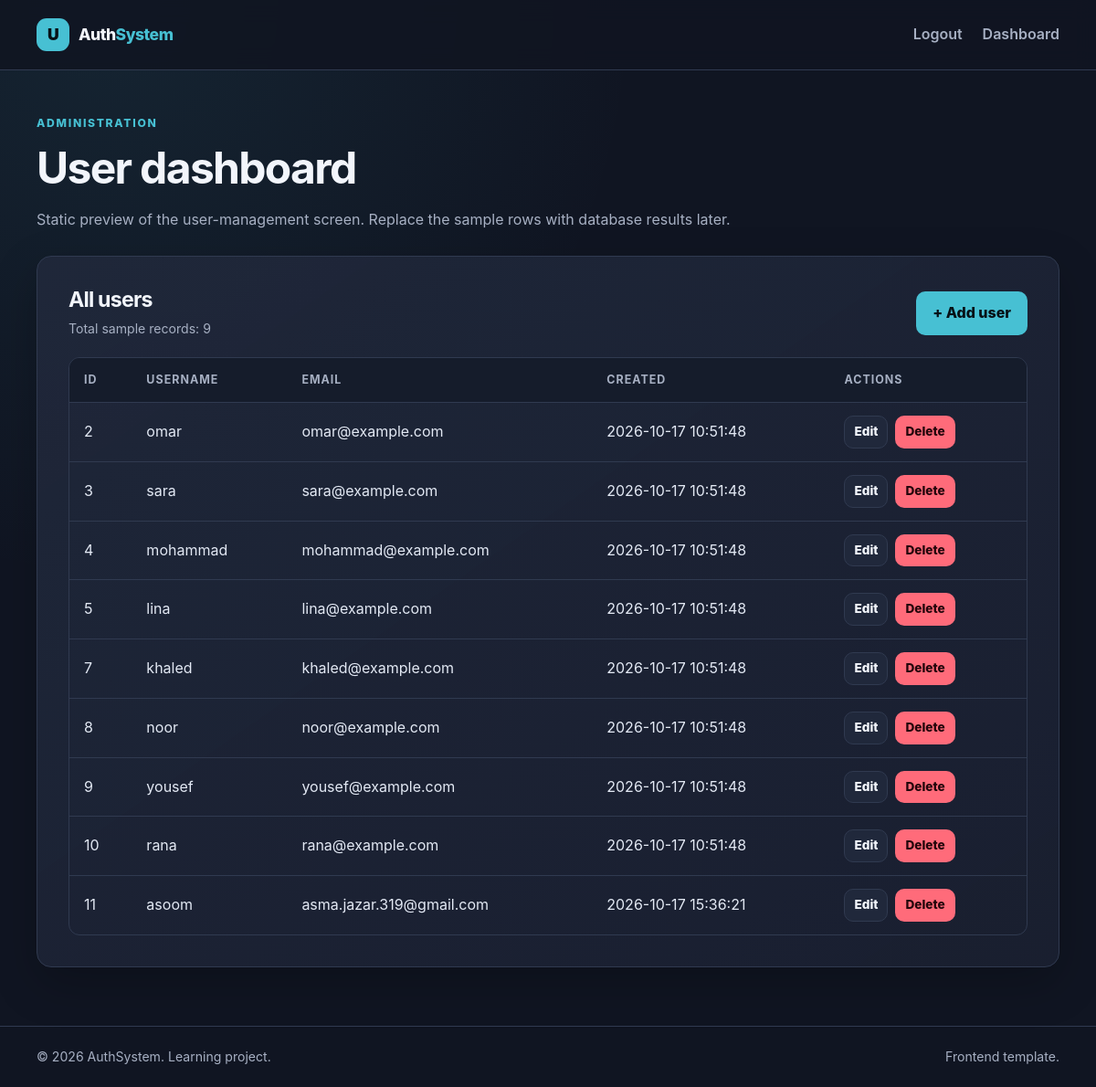
/admin/dashboard.php (signed in), run on the app's committed database.
### tables this page shows
CREATE TABLE `users` (
  `id` int(11) NOT NULL,
  `username` varchar(100) NOT NULL,
  `email` varchar(150) NOT NULL,
  `password` varchar(255) NOT NULL,
  `role` enum('user','admin') DEFAULT 'user',
  `created_at` timestamp NOT NULL DEFAULT current_timestamp()
);

### includes/crud.php (called while the page is built, shortened)
<?php
require_once __DIR__ . "/../config/dbconnect.php";
require_once __DIR__ . "/utils.php";
function getAllUsers()
{
    $sql = "SELECT * From users WHERE role = 'user'";
    $stmt = prepare($sql);
    $stmt->execute();
    $users = $stmt->fetchAll(PDO::FETCH_ASSOC);
    return $users;
}

### includes/utils.php (called while the page is built, shortened)
<?php
function prepare($sql)
{
    global $db;
    return $db->prepare($sql);
}

### admin/dashboard.php (the view, shortened to what this page needs)
<?php
require_once("../includes/crud.php");
$users = getAllUsers();
?>
<!doctype html>
<html lang="en">
<head>
    <link rel="stylesheet" href="../assets/css/style.css">
</head>
<body>
    <?php include_once __DIR__ . "/../includes/header.php" ?>
    <main id="main-content" class="container">
        <div class="page-heading">
            <span class="eyebrow">Administration</span>
            <h1>User dashboard</h1>
            <p>Static preview of the user-management screen. Replace the sample rows with database results later.</p>
        </div>
        <section class="card">
            <div class="toolbar">
                <div>
                    <h2 style="margin:0">All users</h2>
                    <p class="small" style="margin:6px 0 0">Total sample records: <?= count($users) ?></p>
                </div>
                <div class="toolbar-actions">
                    <a class="button" href="create.php">+ Add user</a>
                </div>
            </div>
            <div class="table-wrap">
                <table>
                    <thead>
                        <tr>
                            <th>ID</th>
                            <th>Username</th>
                            <th>Email</th>
                            <th>Created</th>
                            <th>Actions</th>
                        </tr>
                    </thead>
                    <tbody>
                        <?php foreach ($users as $user): ?>
                            <tr>
                                <td><?= htmlspecialchars($user["id"]) ?></td>
                                <td><?= htmlspecialchars($user["username"]) ?></td>
                                <td><?= htmlspecialchars($user["email"]) ?></td>
                                <td><?= htmlspecialchars($user["created_at"]) ?></td>
                                <td>
                                    <div class="table-actions">
                                        <a class="button button-secondary button-small" href="edit.php?id=<?= (int) $user['id'] ?>">Edit</a>
                                        <form action="delete.php" method="POST">
                                            <button class="button button-danger button-small" type="submit"
                                                data-confirm="Delete this user? This cannot be undone.">Delete</button>
                                        </form>
                                    </div>
                                </td>
                            </tr>
                        <?php endforeach; ?>
                    </tbody>
                </table>
            </div>
        </section>
    </main>
    <?php require_once("../includes/footer.php") ?>
</body>
</html>

### includes/header.php (shortened to what this page needs)
<header class="site-header">
    <div class="container navbar">
        <a class="brand" href="<?= BASE_URL ?>index.php" aria-label="User Auth System home">
            <span class="brand-mark" aria-hidden="true">U</span>
            <span>Auth<span style="color: var(--primary)">System</span></span>
        </a>
        <nav class="nav-links" id="primary-navigation" data-nav-links aria-label="Main navigation">
            <?php if (isset($_SESSION["role"])): ?>
                <a href="<?= BASE_URL ?>logout.php">Logout</a>
                <?php if ($_SESSION["role"] == "admin"): ?>
                    <a href="<?= BASE_URL ?>admin/dashboard.php">Dashboard</a>
                <?php endif; ?>
            <?php else: ?>
                <a href="<?= BASE_URL ?>login.php">Log in</a>
                <a href="<?= BASE_URL ?>register.php">Create account</a>
            <?php endif; ?>
        </nav>
    </div>
</header>

### includes/footer.php
<footer class="site-footer">
    <div class="container footer-inner">
        <p>&copy; 2026 AuthSystem. Learning project.</p>
        <p>Frontend template.</p>
    </div>
</footer>

### assets/css/style.css (style rules this page uses)
:root { --bg: #101522; --surface: #191f30; --surface-raised: #20283b; --border: #303a50; --text: #f2f5fb; --muted: #a7b0c3; --primary: #47c0d3; --primary-hover: #2faabd; --danger: #ff6b7a; --success: #62d6a5; --radius: 16px; --shadow: 0 18px 50px rgb(0 0 0 / 22%); }
* { box-sizing: border-box; }
html { color-scheme: dark; scroll-behavior: smooth; }
body { margin: 0; min-height: 100vh; display: flex; flex-direction: column; background: radial-gradient(ellipse at 10% 0%, rgb(71 192 211 / 9%), transparent 38%), var(--bg); color: var(--text); font-family: Inter, ui-sans-serif, system-ui, -apple-system, BlinkMacSystemFont, "Segoe UI", sans-serif; line-height: 1.6; }
a { color: var(--primary); text-decoration: none; }
button, input, select { font: inherit; }
button, .button { cursor: pointer; }
.container { width: min(1120px, calc(100% - 32px)); margin-inline: auto; }
.site-header { border-bottom: 1px solid var(--border); background: rgb(16 21 34 / 88%); backdrop-filter: blur(12px); }
.navbar { min-height: 76px; display: flex; align-items: center; justify-content: space-between; gap: 24px; }
.brand { display: inline-flex; align-items: center; gap: 10px; color: var(--text); font-size: 1.1rem; font-weight: 800; letter-spacing: -0.03em; }
.brand-mark { display: grid; place-items: center; width: 36px; height: 36px; border-radius: 11px; background: var(--primary); color: #071116; font-weight: 900; }
.nav-links { display: flex; align-items: center; gap: 22px; }
.nav-links a { color: var(--muted); font-weight: 600; }
main { flex: 1; padding-block: 44px 64px; }
.page-heading { margin-bottom: 26px; }
.eyebrow { color: var(--primary); text-transform: uppercase; font-size: .76rem; font-weight: 800; letter-spacing: .14em; }
h1, h2, h3 { line-height: 1.2; letter-spacing: -.035em; }
h1 { margin: 8px 0 12px; font-size: clamp(2rem, 5vw, 3rem); }
h2 { font-size: 1.45rem; }
p { color: var(--muted); }
.small { font-size: .88rem; }
.card { padding: clamp(22px, 4vw, 34px); border: 1px solid var(--border); border-radius: var(--radius); background: linear-gradient(145deg, rgb(32 40 59 / 90%), rgb(25 31 48 / 96%)); box-shadow: var(--shadow); }
.button { display: inline-flex; align-items: center; justify-content: center; gap: 8px; min-height: 44px; padding: 10px 17px; border: 1px solid transparent; border-radius: 10px; background: var(--primary); color: #071116; font-weight: 800; text-align: center; transition: background .18s ease, transform .18s ease; }
.button-secondary { border-color: var(--border); background: var(--surface-raised); color: var(--text); }
.button-danger { background: var(--danger); color: #24060b; }
.button-small { min-height: 34px; padding: 6px 10px; font-size: .85rem; }
.toolbar { display: flex; align-items: center; justify-content: space-between; gap: 16px; flex-wrap: wrap; margin-bottom: 20px; }
.toolbar-actions { display: flex; flex-wrap: wrap; gap: 10px; }
.table-wrap { overflow-x: auto; border: 1px solid var(--border); border-radius: 12px; }
table { width: 100%; border-collapse: collapse; min-width: 720px; }
th, td { padding: 14px 16px; border-bottom: 1px solid var(--border); text-align: left; }
th { background: #151c2b; color: var(--muted); font-size: .78rem; text-transform: uppercase; letter-spacing: .08em; }
td { color: #e3e9f4; }
tbody tr:last-child td { border-bottom: 0; }
.table-actions { display: flex; gap: 8px; align-items: center; }
.table-actions form { margin: 0; }
.site-footer { border-top: 1px solid var(--border); padding: 22px 0; color: var(--muted); font-size: .88rem; }
.footer-inner { display: flex; justify-content: space-between; gap: 12px; flex-wrap: wrap; }
.site-footer p { margin: 0; }

### data on the page
users: id "2", username "omar", email "omar@example.com", created_at "2026-10-17 10:51:48"
users: id "3", username "sara", email "sara@example.com", created_at "2026-10-17 10:51:48"
users: id "4", username "mohammad", email "mohammad@example.com", created_at "2026-10-17 10:51:48"
users: id "5", username "lina", email "lina@example.com", created_at "2026-10-17 10:51:48"
users: id "7", username "khaled", email "khaled@example.com", created_at "2026-10-17 10:51:48"
users: id "8", username "noor", email "noor@example.com", created_at "2026-10-17 10:51:48"
users: id "9", username "yousef", email "yousef@example.com", created_at "2026-10-17 10:51:48"
users: id "10", username "rana", email "rana@example.com", created_at "2026-10-17 10:51:48"
users: id "11", username "asoom", email "asma.jazar.319@gmail.com", created_at "2026-10-17 15:36:21"

### other printed values
count($users) "9"
